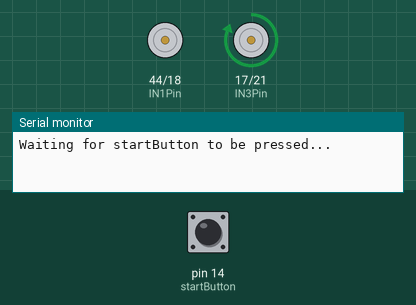
A sketch run on a simulated Arduino Mega 2560, built with avr-gcc and run on an emulated ATmega2560. Shown: motor-driver pin pairs drawn as motors (green arrow = first pin HIGH = forward, orange = second pin HIGH = backward, longer = more drive, scaled by the enable pin), the last lines printed to the serial monitor. The test bench sets the inputs (shaded band); at power-on: pin 14 (startButton) LOW.

Above: at 1.7 s.
At 2.7 s:
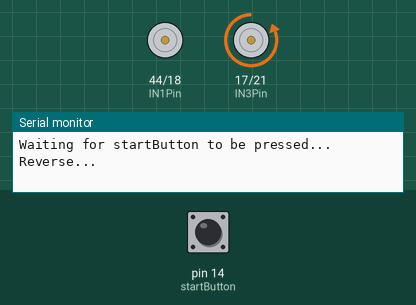
At 3.7 s:
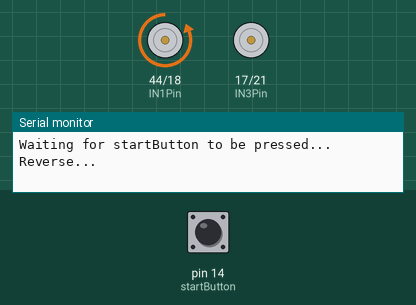
At 4.7 s:
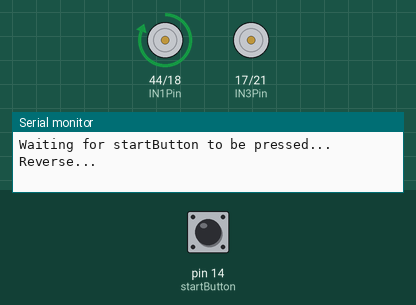
Timing chart, 0 to 6.4 s (numbered marks = the images above):
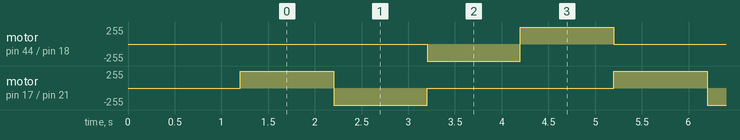

Measured:
- by itself, motor on pin 44 (IN1Pin) / pin 18 (IN2Pin): repeats every 4.0 s: forward 255/255 1.0 s, stopped 2.0 s, backward 255/255 1.0 s
- by itself, motor on pin 17 (IN3Pin) / pin 21 (IN4Pin): repeats every 4.0 s: backward 255/255 1.0 s, stopped 2.0 s, forward 255/255 1.0 s

The sketch:

LilygoS3_MotorTestForwardAndBackwardWithPWM.ino
```cpp
const int startButton = 14;
const int pwmENAPin = 43;  // Define the GPIO pin for PWM output
const int pwmENBPin = 16;  // Define the GPIO pin for PWM output
const int IN1Pin = 44;  // Define the GPIO pins for motor A
const int IN2Pin = 18;  // Define the GPIO pins for motor A
const int IN3Pin = 17;  // Define the GPIO pins for motor B
const int IN4Pin = 21;  // Define the GPIO pins for motor B
const int delayTime = 1000;
int pwmSpeed = 255;

void setup() {
  // Configure the PWM pin as an OUTPUT
  pinMode(pwmENAPin, OUTPUT);
  pinMode(pwmENBPin, OUTPUT);
  pinMode(IN1Pin, OUTPUT);
  pinMode(IN2Pin, OUTPUT);
  pinMode(IN3Pin, OUTPUT);
  pinMode(IN4Pin, OUTPUT);
  Serial.begin(9600);
  stop() ;
  pinMode(startButton, INPUT);
  delay(200);
  Serial.println("Waiting for startButton to be pressed...");
  while (digitalRead(startButton)){};
  delay(delayTime);
}

void loop() {
  analogWrite(pwmENAPin, pwmSpeed); // 255 = full speed
  analogWrite(pwmENBPin, pwmSpeed); // 255 = full speed
  rightMotorForward();
  delay(delayTime);
  stop();
  rightMotorReverse();
  Serial.println("Reverse...");
  delay(delayTime);
  stop();
  leftMotorForward();
  delay(delayTime);
  stop();
  leftMotorReverse();
  delay(delayTime);
  stop();
  pwmSpeed = toggleSpeed(pwmSpeed);
}

void rightMotorForward() {
  digitalWrite(IN3Pin, HIGH);
  digitalWrite(IN4Pin, LOW);
}

void rightMotorReverse() {
  digitalWrite(IN3Pin, LOW);
  digitalWrite(IN4Pin, HIGH);
}

void leftMotorForward() {
  digitalWrite(IN1Pin, LOW);
  digitalWrite(IN2Pin, HIGH);
}

void leftMotorReverse() {
  digitalWrite(IN1Pin, HIGH);
  digitalWrite(IN2Pin, LOW);
}

void stop() {
  digitalWrite(IN1Pin, LOW);
  digitalWrite(IN2Pin, LOW);
  digitalWrite(IN3Pin, LOW);
  digitalWrite(IN4Pin, LOW);
}

int toggleSpeed ( int pwmSpeed){
  if (pwmSpeed == 255){
    return 150;
  } else {
    return 255;
  }
}
```
